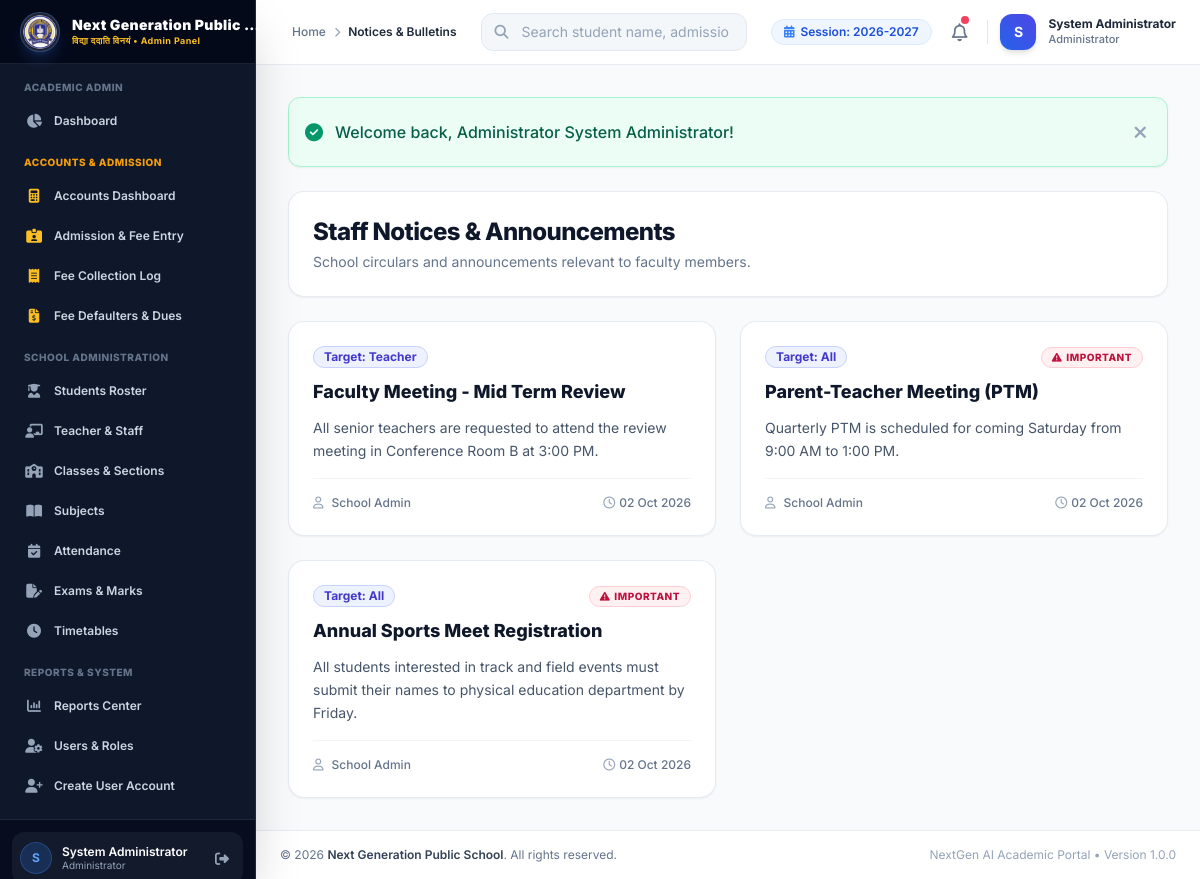
Screenshot of /teacher/notices/index.php (signed in) with the database file from the repository.
### tables this page shows
CREATE TABLE `school_settings` (
  `id` INT AUTO_INCREMENT PRIMARY KEY,
  `setting_key` VARCHAR(100) NOT NULL UNIQUE,
  `setting_value` TEXT DEFAULT NULL,
  `updated_at` DATETIME DEFAULT CURRENT_TIMESTAMP ON UPDATE CURRENT_TIMESTAMP
);

CREATE TABLE `notices` (
  `id` INT AUTO_INCREMENT PRIMARY KEY,
  `title` VARCHAR(255) NOT NULL,
  `content` TEXT NOT NULL,
  `target_role` ENUM('All', 'Teacher', 'Student') DEFAULT 'All',
  `is_important` TINYINT(1) DEFAULT 0,
  `created_at` DATETIME DEFAULT CURRENT_TIMESTAMP,
  `updated_at` DATETIME DEFAULT CURRENT_TIMESTAMP ON UPDATE CURRENT_TIMESTAMP
);

### includes/auth.php (called while the page is built, shortened)
<?php
require_once __DIR__ . '/../config/database.php';
function base_url($path = '') {
    $script_name = $_SERVER['SCRIPT_NAME'] ?? '';
    if (strpos($script_name, '/admin/') !== false) {
        $root = substr($script_name, 0, strpos($script_name, '/admin/'));
    } elseif (strpos($script_name, '/teacher/') !== false) {
        $root = substr($script_name, 0, strpos($script_name, '/teacher/'));
    } elseif (strpos($script_name, '/student/') !== false) {
        $root = substr($script_name, 0, strpos($script_name, '/student/'));
    } else {
        $dir = dirname($script_name);
        $root = ($dir === '/' || $dir === '\\') ? '' : $dir;
    }
    $clean_path = ltrim($path, '/');
    return rtrim($root, '/') . ($clean_path ? '/' . $clean_path : '');
}
function is_logged_in() {
    return isset($_SESSION['user_id']) && !empty($_SESSION['user_id']);
}
function is_admin() {
    return is_logged_in() && ($_SESSION['role'] ?? '') === 'admin';
}
function is_teacher() {
    return is_logged_in() && ($_SESSION['role'] ?? '') === 'teacher';
}
function is_student() {
    return is_logged_in() && ($_SESSION['role'] ?? '') === 'student';
}
function get_school_setting($key, $default = '') {
    global $pdo;
    try {
        $stmt = $pdo->prepare("SELECT setting_value FROM school_settings WHERE setting_key = :k LIMIT 1");
        $stmt->execute(['k' => $key]);
        $val = $stmt->fetchColumn();
        return $val !== false ? $val : $default;
    } catch (Exception $e) {
        return $default;
    }
}
function e($string) {
    return htmlspecialchars($string ?? '', ENT_QUOTES, 'UTF-8');
}

### teacher/notices/index.php (the view, shortened to what this page needs)
<?php
$page_title = 'Notices & Bulletins';
require_once __DIR__ . '/../../includes/auth.php';
$notices = $pdo->query("SELECT * FROM notices WHERE target_role IN ('All', 'Teacher') ORDER BY id DESC")->fetchAll();
require_once __DIR__ . '/../../includes/header.php';
?>
<div class="space-y-6">
    <div class="flex items-center justify-between bg-white p-6 rounded-2xl border border-slate-200/80 shadow-sm">
        <div>
            <h1 class="text-2xl font-extrabold text-slate-900 tracking-tight">Staff Notices & Announcements</h1>
            <p class="text-sm text-slate-500 mt-1">School circulars and announcements relevant to faculty members.</p>
        </div>
    </div>
    <div class="grid grid-cols-1 md:grid-cols-2 gap-6">
        <?php if (empty($notices)): ?>
            <div class="md:col-span-2 bg-white p-8 rounded-2xl border border-slate-200 text-center text-slate-400">
                No active staff notices published.
            </div>
        <?php else: ?>
            <?php foreach ($notices as $n): ?>
                <div class="bg-white rounded-2xl border border-slate-200/80 shadow-sm p-6 space-y-4 flex flex-col justify-between hover:shadow-md transition-shadow">
                    <div class="space-y-3">
                        <div class="flex items-center justify-between">
                            <span class="inline-flex items-center px-2.5 py-0.5 rounded-full text-xs font-bold bg-indigo-50 text-indigo-700 border border-indigo-200">
                                Target: <?= e($n['target_role']) ?>
                            </span>
                            <?php if ($n['is_important']): ?>
                                <span class="inline-flex items-center px-2.5 py-0.5 rounded-full text-[10px] font-extrabold bg-rose-50 text-rose-700 border border-rose-200 uppercase tracking-wider">
                                    <i class="fa-solid fa-triangle-exclamation mr-1"></i> Important
                                </span>
                            <?php endif; ?>
                        </div>
                        <h3 class="text-lg font-extrabold text-slate-900 leading-snug"><?= e($n['title']) ?></h3>
                        <p class="text-slate-600 text-sm leading-relaxed whitespace-pre-line"><?= e($n['content']) ?></p>
                    </div>
                    <div class="pt-4 border-t border-slate-100 flex items-center justify-between text-xs text-slate-500 font-medium">
                        <div class="flex items-center space-x-2">
                            <i class="fa-regular fa-user text-slate-400"></i>
                            <span><?= e($n['author_name'] ?? 'School Admin') ?></span>
                        </div>
                        <div class="flex items-center space-x-1">
                            <i class="fa-regular fa-clock text-slate-400"></i>
                            <span><?= date('d M Y', strtotime($n['created_at'])) ?></span>
                        </div>
                    </div>
                </div>
            <?php endforeach; ?>
        <?php endif; ?>
    </div>
</div>
<?php require_once __DIR__ . '/../../includes/footer.php'; ?>

### includes/navbar.php (shortened to what this page needs)
<?php
if (is_admin()) {
    $nav_dash_link = base_url('admin/dashboard.php');
    $nav_role_title = 'Administrator';
    $nav_bg_gradient = 'from-blue-600 to-indigo-600';
} elseif (is_accountant()) {
    $nav_dash_link = base_url('admin/accounts/index.php');
    $nav_role_title = 'Accountant';
    $nav_bg_gradient = 'from-amber-600 to-yellow-600';
} elseif (is_teacher()) {
    $nav_dash_link = base_url('teacher/dashboard.php');
    $nav_role_title = 'Teacher';
    $nav_bg_gradient = 'from-indigo-600 to-purple-600';
} else {
    $nav_dash_link = base_url('student/dashboard.php');
    $nav_role_title = 'Student / Parent';
    $nav_bg_gradient = 'from-emerald-600 to-teal-600';
}
$current_academic_session = get_school_setting('academic_session', '2026-2027');
?>
<header class="sticky top-0 z-30 bg-white/90 backdrop-blur-md border-b border-slate-200/80 no-print">
    <div class="flex items-center justify-between h-16 px-4 md:px-6">
        <div class="flex items-center space-x-3">
            <div class="hidden sm:flex items-center space-x-2 text-xs text-slate-500 font-medium">
                <a href="<?= $nav_dash_link ?>" class="hover:text-blue-600">Home</a>
                <i class="fa-solid fa-chevron-right text-[10px] text-slate-400"></i>
                <span class="text-slate-800 font-semibold"><?= e($page_title ?? 'Dashboard') ?></span>
            </div>
        </div>
        <div class="hidden md:flex items-center flex-1 max-w-md mx-6">
            <?php if (!is_student()): ?>
            <form action="<?= base_url(is_teacher() ? 'teacher/students/index.php' : 'admin/students/index.php') ?>" method="GET" class="w-full relative">
                <div class="absolute inset-y-0 left-0 pl-3.5 flex items-center pointer-events-none text-slate-400">
                    <i class="fa-solid fa-magnifying-glass text-sm"></i>
                </div>
                <input type="text" name="search" placeholder="Search student name, admission no..."
                    class="w-full pl-10 pr-4 py-2 text-sm bg-slate-100/80 border border-slate-200 rounded-xl focus:bg-white focus:outline-none focus:ring-2 focus:ring-blue-500/20 focus:border-blue-500 transition-all placeholder-slate-400">
            </form>
            <?php endif; ?>
        </div>
        <div class="flex items-center space-x-3">
            <div class="hidden lg:flex items-center space-x-1.5 px-3 py-1 bg-blue-50 text-blue-700 rounded-full text-xs font-semibold border border-blue-100">
                <i class="fa-solid fa-calendar-days text-blue-500"></i>
                <span>Session: <?= e($current_academic_session) ?></span>
            </div>
            <div class="relative">
                <a href="<?= base_url(is_admin() || is_accountant() ? 'admin/notices/index.php' : (is_teacher() ? 'teacher/notices/index.php' : 'student/notices.php')) ?>" class="relative p-2 rounded-xl text-slate-500 hover:text-slate-700 hover:bg-slate-100 transition-colors inline-block" title="Notices">
                    <i class="fa-regular fa-bell text-lg"></i>
                    <span class="absolute top-1.5 right-1.5 w-2 h-2 rounded-full bg-rose-500 ring-2 ring-white"></span>
                </a>
            </div>
            <div class="flex items-center space-x-3">
                <div class="w-9 h-9 rounded-xl bg-gradient-to-tr <?= $nav_bg_gradient ?> text-white flex items-center justify-center font-bold text-sm shadow-md">
                    <?= strtoupper(substr($_SESSION['full_name'] ?? 'U', 0, 1)) ?>
                </div>
                <div class="hidden md:block text-left">
                    <span class="block text-xs font-bold text-slate-800 leading-tight"><?= e($_SESSION['full_name'] ?? 'User') ?></span>
                    <span class="block text-[11px] text-slate-500 font-medium"><?= $nav_role_title ?></span>
                </div>
            </div>
        </div>
    </div>
</header>

### rows the page displays
school_settings: setting_value "2026-2027"
notices: target_role "Teacher", title "Faculty Meeting - Mid Term Review", content "All senior teachers are requested to attend the review meeting in Conference Room B at 3:00 PM.", author_name "School Admin", created_at "02 Oct 2026"
notices: target_role "All", is_important 1 (drawn), title "Parent-Teacher Meeting (PTM)", content "Quarterly PTM is scheduled for coming Saturday from 9:00 AM to 1:00 PM.", author_name "School Admin", created_at "02 Oct 2026"
notices: target_role "All", is_important 1 (drawn), title "Annual Sports Meet Registration", content "All students interested in track and field events must submit their names to physical education department by Friday.", author_name "School Admin", created_at "02 Oct 2026"

### other values shown
$role_badge "Admin Panel"
substr($_SESSION['full_name'] ?? 'U', 0, 1) "S"
$_SESSION['full_name'] "System Administrator"
$role_label "Administrator"
$page_title "Notices & Bulletins"
$nav_role_title "Administrator"
$flash['text'] "Welcome back, Administrator System Administrator!"
